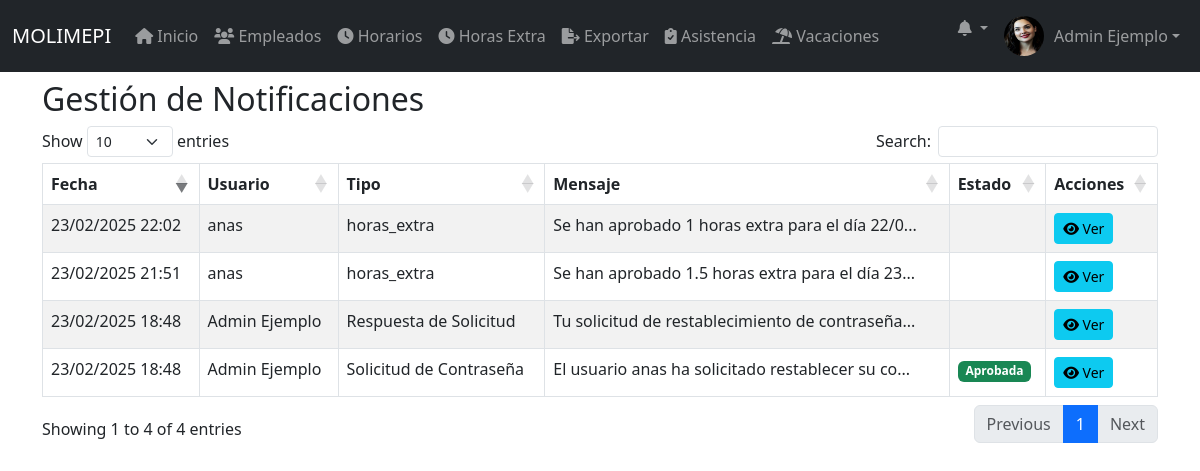
The page /public/ver_notificaciones.php (signed in) on the database as committed earlier.
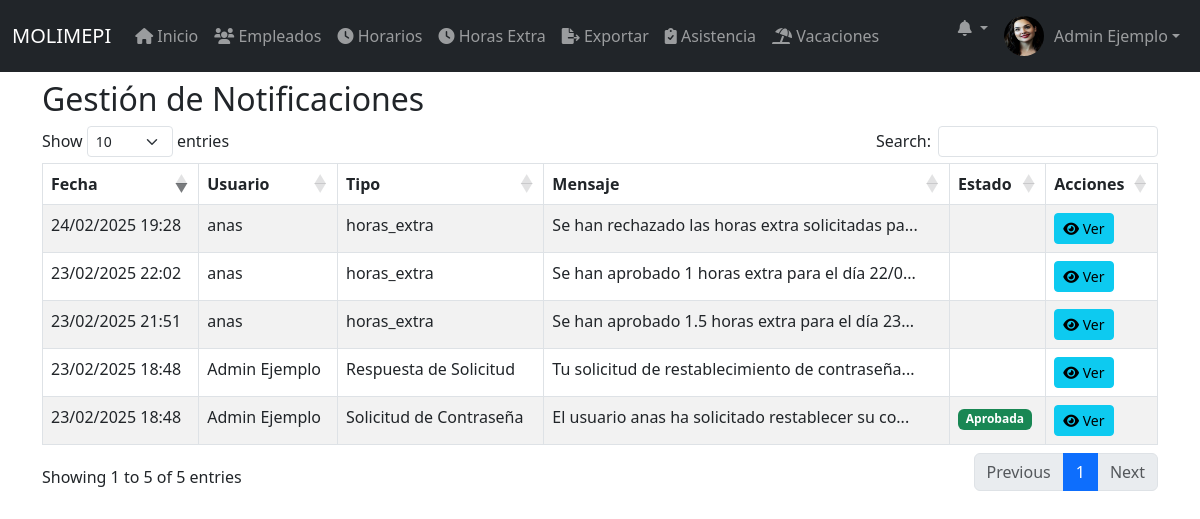
The same page on the database as committed later.
### tables this page shows
CREATE TABLE `notificaciones` (
  `ID` int(11) NOT NULL,
  `usuario_id` int(11) DEFAULT NULL,
  `tipo` varchar(50) DEFAULT NULL,
  `referencia_id` int(11) DEFAULT NULL,
  `mensaje` text DEFAULT NULL,
  `comentario` text DEFAULT NULL,
  `leida` tinyint(1) DEFAULT 0,
  `estado` varchar(50) DEFAULT NULL,
  `fecha_creacion` timestamp NOT NULL DEFAULT current_timestamp()
);

CREATE TABLE `usuarios` (
  `ID` int(11) NOT NULL,
  `nombre` varchar(100) NOT NULL,
  `identificacion` varchar(50) NOT NULL,
  `cargo` varchar(50) NOT NULL,
  `telefono` varchar(20) DEFAULT NULL,
  `correo` varchar(100) DEFAULT NULL,
  `nickname` varchar(50) NOT NULL,
  `password` varchar(255) DEFAULT NULL,
  `rol` enum('Administrador','Empleado') DEFAULT 'Empleado',
  `imagen` varchar(255) DEFAULT 'imgs/nofoto.png',
  `fecha_registro` timestamp NOT NULL DEFAULT current_timestamp(),
  `cambio_password` tinyint(1) DEFAULT 0
);

### public/navbar.php (called while the page is built, shortened)
<?php
require_once 'includes/auth.php';
$es_admin = esAdmin();
?>

### public/includes/auth.php (called while the page is built, shortened)
<?php
function esAdmin() {
    return isset($_SESSION['rol']) && $_SESSION['rol'] === 'Administrador';
}
?>

### public/ver_notificaciones.php (the view, shortened to what the changed rows need)
<!DOCTYPE html>
<html lang="es">
<head>
    <link href="https://cdn.jsdelivr.net/npm/bootstrap@5.3.0/dist/css/bootstrap.min.css" rel="stylesheet">
    <link href="https://cdnjs.cloudflare.com/ajax/libs/font-awesome/6.0.0/css/all.min.css" rel="stylesheet">
    <link href="https://cdn.datatables.net/1.11.5/css/dataTables.bootstrap5.min.css" rel="stylesheet">
    <link href="https://cdn.datatables.net/responsive/2.2.9/css/responsive.bootstrap5.min.css" rel="stylesheet">
</head>
<body>
    <?php
    require_once '../config/database.php';
    $es_admin = $_SESSION['rol'] === 'Administrador';
    if ($es_admin) {
        $sql = "SELECT n.ID, n.mensaje, n.tipo, n.estado, n.comentario, n.fecha_creacion,
                       u.nombre as nombre_usuario, u.ID as usuario_id,
                       CASE
                           WHEN n.tipo = 'solicitud_password' THEN 'Solicitud de Contraseña'
                           WHEN n.tipo = 'respuesta_password' THEN 'Respuesta de Solicitud'
                           ELSE n.tipo
                       END as tipo_formato
                FROM notificaciones n
                LEFT JOIN usuarios u ON n.usuario_id = u.ID
                ORDER BY n.fecha_creacion DESC";
        $stmt = $pdo->prepare($sql);
        $stmt->execute();
    }
    $notificaciones = $stmt->fetchAll(PDO::FETCH_ASSOC);
    ?>
    <?php include 'navbar.php'; ?>
    <div class="container mt-4">
        <h2>
            <?php echo $es_admin ? 'Gestión de Notificaciones' : 'Mis Notificaciones'; ?>
        </h2>
        <div class="table-responsive">
            <table id="tabla-notificaciones" class="table table-striped table-bordered">
                <thead>
                    <tr>
                        <th>Fecha</th>
                        <?php if ($es_admin): ?>
                            <th>Usuario</th>
                        <?php endif; ?>
                        <th>Tipo</th>
                        <th>Mensaje</th>
                        <th>Estado</th>
                        <th>Acciones</th>
                    </tr>
                </thead>
                <tbody>
                    <?php foreach ($notificaciones as $row): ?>
                        <tr>
                            <td><?php echo date('d/m/Y H:i', strtotime($row['fecha_creacion'])); ?></td>
                            <?php if ($es_admin): ?>
                                <td><?php echo htmlspecialchars($row['nombre_usuario']); ?></td>
                            <?php endif; ?>
                            <td><?php echo htmlspecialchars($row['tipo_formato']); ?></td>
                            <td>
                                <?php
                                $mensaje_corto = strlen($row['mensaje']) > 50
                                    ? substr($row['mensaje'], 0, 47) . '...'
                                    : $row['mensaje'];
                                echo htmlspecialchars($mensaje_corto);
                                ?>
                            </td>
                            <td>
                                <?php if ($row['estado']): ?>
                                    <span class="badge bg-<?php
                                        echo $row['estado'] === 'Aprobada' ? 'success' :
                                            ($row['estado'] === 'Rechazada' ? 'danger' : 'warning');
                                    ?>">
                                        <?php echo htmlspecialchars($row['estado']); ?>
                                    </span>
                                <?php endif; ?>
                            </td>
                            <td>
                                <?php if ($es_admin && $row['tipo'] === 'solicitud_password' && empty($row['estado'])): ?>
                                    <div class="btn-group">
                                        <button type="button"
                                                class="btn btn-success btn-sm"
                                                data-id="<?php echo $row['ID']; ?>"
                                                data-mensaje="<?php echo htmlspecialchars($row['mensaje']); ?>"
                                                onclick="mostrarModalConfirmacion(this, true)">
                                            <i class="fas fa-check"></i> Aprobar
                                        </button>
                                        <button type="button"
                                                class="btn btn-danger btn-sm"
                                                data-id="<?php echo $row['ID']; ?>"
                                                data-mensaje="<?php echo htmlspecialchars($row['mensaje']); ?>"
                                                onclick="mostrarModalConfirmacion(this, false)">
                                            <i class="fas fa-times"></i> Rechazar
                                        </button>
                                    </div>
                                <?php else: ?>
                                    <button type="button"
                                            class="btn btn-info btn-sm"
                                            data-id="<?php echo $row['ID']; ?>"
                                            data-tipo="<?php echo htmlspecialchars($row['tipo']); ?>"
                                            data-mensaje="<?php echo htmlspecialchars($row['mensaje']); ?>"
                                            data-comentario="<?php echo htmlspecialchars($row['comentario'] ?? ''); ?>"
                                            data-estado="<?php echo htmlspecialchars($row['estado'] ?? ''); ?>"
                                            onclick="verDetalleNotificacion(this)">
                                        <i class="fas fa-eye"></i> Ver
                                    </button>
                                <?php endif; ?>
                            </td>
                        </tr>
                    <?php endforeach; ?>
                </tbody>
            </table>
        </div>
    </div>
</body>
</html>

Rows that differ between the two databases and show on the page:
added notificaciones: fecha_creacion "24/02/2025 19:28", usuario.nombre "anas", tipo_formato "horas_extra", mensaje "Se han rechazado las horas extra solicitadas pa..."
Other text that changed with them:
text written by a page script: "Show entries Search: Showing 1 to 4 of 4 entries Previous 1 Next" → "Show entries Search: Showing 1 to 5 of 5 entries Previous 1 Next"
